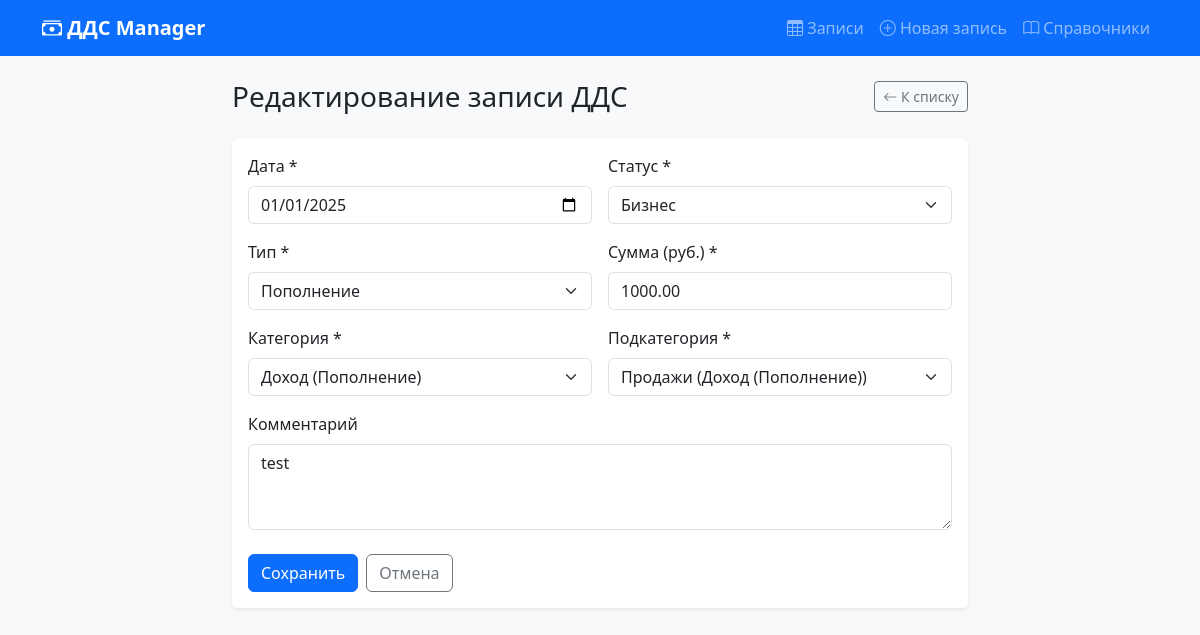
Page /1/edit/ on the committed database.
### dds/models.py (models this page shows, shortened)
class CashFlowRecord(models.Model):
    date = models.DateField('Дата', default=timezone.localdate)
    status = models.ForeignKey(
        Status,
        on_delete=models.PROTECT,
        verbose_name='Статус',
    )
    transaction_type = models.ForeignKey(
        TransactionType,
        on_delete=models.PROTECT,
        verbose_name='Тип',
        related_name='records',
    )
    category = models.ForeignKey(
        Category,
        on_delete=models.PROTECT,
        verbose_name='Категория',
        related_name='records',
    )
    subcategory = models.ForeignKey(
        Subcategory,
        on_delete=models.PROTECT,
        verbose_name='Подкатегория',
        related_name='records',
    )
    amount = models.DecimalField('Сумма', max_digits=12, decimal_places=2)
    comment = models.TextField('Комментарий', blank=True)
    created_at = models.DateTimeField(auto_now_add=True)
    updated_at = models.DateTimeField(auto_now=True)
    class Meta:
        verbose_name = 'Запись ДДС'
        verbose_name_plural = 'Записи ДДС'
        ordering = ['-date', '-id']

### dds/views.py (the view, shortened to what this page needs)
# urls.py: path('<int:pk>/edit/', TransactionUpdateView.as_view(), name='transaction_edit'),
class TransactionUpdateView(UpdateView):
    model = CashFlowRecord
    form_class = CashFlowRecordForm
    template_name = 'dds/transaction_form.html'
    def get_context_data(self, **kwargs):
        context = super().get_context_data(**kwargs)
        context['title'] = 'Редактирование записи ДДС'
        context['submit_label'] = 'Сохранить'
        return context

### dds/forms.py (called while the page is built)
    def _get_selected_id(self, field_name):
        if self.data.get(field_name):
            try:
                return int(self.data[field_name])
            except (TypeError, ValueError):
                return None
        if self.instance.pk:
            return getattr(self.instance, f'{field_name}_id', None)
        return None

### dds/models.py (called while the page is built)
    def __str__(self):
        return self.name

    def __str__(self):
        return self.name

    def __str__(self):
        return f'{self.name} ({self.transaction_type})'

    def __str__(self):
        return f'{self.name} ({self.category})'

### dds/templates/dds/transaction_form.html (shortened to what this page needs)
{% extends 'base.html' %}
{% block content %}
<div class="row justify-content-center">
    <div class="col-lg-8">
        <div class="d-flex justify-content-between align-items-center mb-4">
            <h1 class="h3 mb-0">{{ title }}</h1>
            <a href="{% url 'transaction_list' %}" class="btn btn-outline-secondary btn-sm">
                <i class="bi bi-arrow-left"></i> К списку
            </a>
        </div>
        <div class="card">
            <div class="card-body">
                <form method="post" id="transaction-form" novalidate>
                    <div class="row g-3">
                        <div class="col-md-6">
                            <label for="{{ form.date.id_for_label }}" class="form-label">{{ form.date.label }} *</label>
                            {{ form.date }}
                        </div>
                        <div class="col-md-6">
                            <label for="{{ form.status.id_for_label }}" class="form-label">{{ form.status.label }} *</label>
                            {{ form.status }}
                        </div>
                        <div class="col-md-6">
                            <label for="{{ form.transaction_type.id_for_label }}" class="form-label">{{ form.transaction_type.label }} *</label>
                            {{ form.transaction_type }}
                        </div>
                        <div class="col-md-6">
                            <label for="{{ form.amount.id_for_label }}" class="form-label">{{ form.amount.label }} *</label>
                            {{ form.amount }}
                        </div>
                        <div class="col-md-6">
                            <label for="{{ form.category.id_for_label }}" class="form-label">{{ form.category.label }} *</label>
                            {{ form.category }}
                        </div>
                        <div class="col-md-6">
                            <label for="{{ form.subcategory.id_for_label }}" class="form-label">{{ form.subcategory.label }} *</label>
                            {{ form.subcategory }}
                        </div>
                        <div class="col-12">
                            <label for="{{ form.comment.id_for_label }}" class="form-label">{{ form.comment.label }}</label>
                            {{ form.comment }}
                        </div>
                    </div>
                    <div class="mt-4 d-flex gap-2">
                        <button type="submit" class="btn btn-primary">{{ submit_label }}</button>
                        <a href="{% url 'transaction_list' %}" class="btn btn-outline-secondary">Отмена</a>
                    </div>
                </form>
            </div>
        </div>
    </div>
</div>
{% endblock %}
{% block extra_js %}
{% load static %}
{% endblock %}

### dds/templates/base.html (style rules this page uses)
body { background-color: #f8f9fa; }
.card { border: none; box-shadow: 0 0.125rem 0.25rem rgba(0, 0, 0, 0.075); }

### rows in the picture
CashFlowRecord: date "01/01/2025", status "Бизнес", transaction_type "Пополнение", amount "1000.00", category "Доход (Пополнение)", subcategory "Продажи (Доход (Пополнение))", comment "test"

### other values in the picture
{{ title }} "Редактирование записи ДДС"
{{ submit_label }} "Сохранить"
